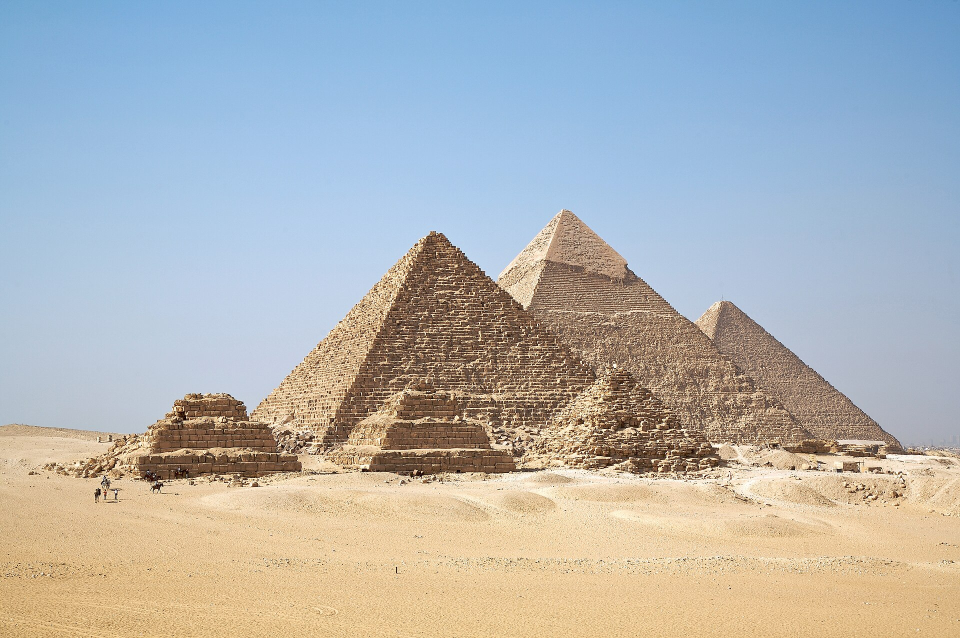
#> input picture episodes/01/media/03.jpg, 1920 x 1276 px, found by its file name (shown at 1/2 size); its folder holds 4 pictures in this run
$ python thumb.py
#> lines starting #> are read from the running program, lines starting #| are printed output that depends on the picture; after the words box and inside, x2 and y2 are one past the last pixel; in counts of white or black regions, pixels touching at a corner belong together
### tools/render_quiz.py
"""Quiz Rush Show — rendu d'un quiz long (16:9) et de shorts (9:16).
Usage: python3 tools/render_quiz.py episodes/01
Chaque question = 2 cartes PNG (question / réponse) + segment ffmpeg (chrono animé).
"""
import json, os, sys, subprocess, math, wave, struct, random
from PIL import Image, ImageDraw, ImageFont, ImageFilter, ImageOps

ROOT = os.path.dirname(os.path.dirname(os.path.abspath(__file__)))
FONT_B = os.path.join(ROOT, 'fonts', 'Montserrat[wght].ttf')
FONT_M = os.path.join(ROOT, 'fonts', 'Poppins-Medium.ttf')
FONT_BB = os.path.join(ROOT, 'fonts', 'Poppins-Bold.ttf')
NAVY = (11, 16, 38); YEL = (255, 210, 63); PINK = (255, 61, 127); GRN = (43, 217, 107)
RED = (255, 77, 90); BLUE = (90, 140, 255); WHITE = (255, 255, 255); GREY = (150, 160, 190)
CHIP = [YEL, PINK, GRN, BLUE]
LVLC = {'EASY': GRN, 'MEDIUM': BLUE, 'HARD': PINK, 'GENIUS': YEL}
FPS = 30


# [5 lines left out: function mont, not called in this run]


def pop(size): return ImageFont.truetype(FONT_M, size)
def popb(size): return ImageFont.truetype(FONT_BB, size)


def bg(w, h):
#> called with w = 1280, h = 720
    im = Image.new('RGB', (w, h), NAVY)
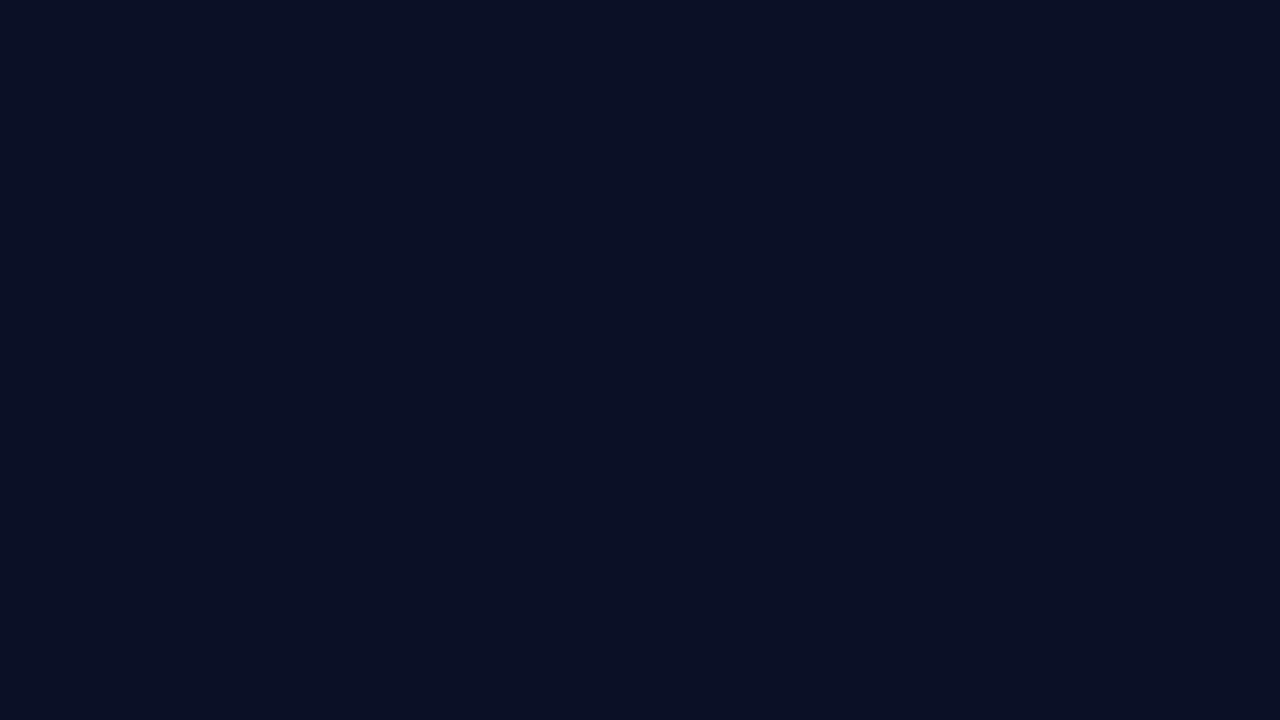
#> im: PIL image 1280x720 RGB; mean R, G, B 11, 16, 38
    glow = Image.new('RGB', (w, h), (0, 0, 0)); g = ImageDraw.Draw(glow)
#> after `glow = Image.new('RGB', (w, h), (0, 0, 0))`: glow: PIL image 1280x720 RGB; every value is 0
    g.ellipse([w * 0.55, -h * 0.4, w * 1.3, h * 0.9], fill=(120, 30, 90))
    g.ellipse([-w * 0.3, h * 0.3, w * 0.45, h * 1.5], fill=(20, 60, 140))
    glow = glow.filter(ImageFilter.GaussianBlur(min(w, h) * 0.18))
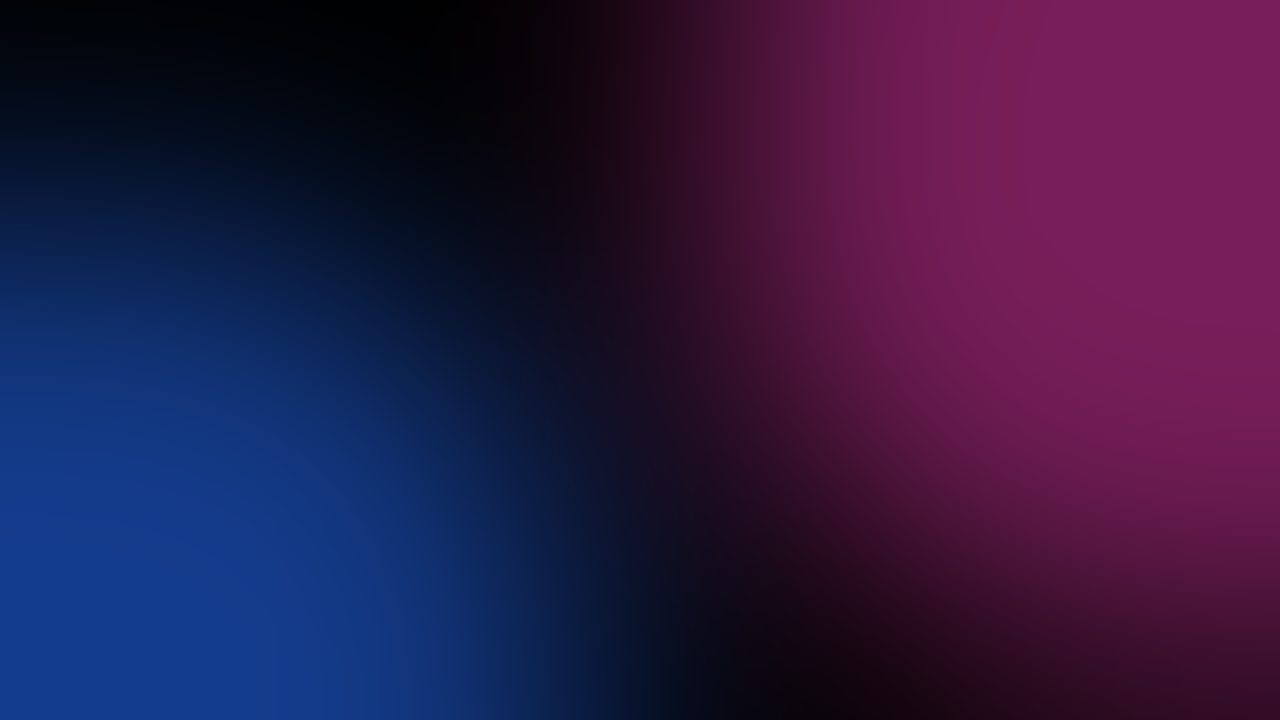
#> glow: PIL image 1280x720 RGB; mean R, G, B 46.6, 26.3, 68.2
    return Image.blend(im, glow, 0.55)
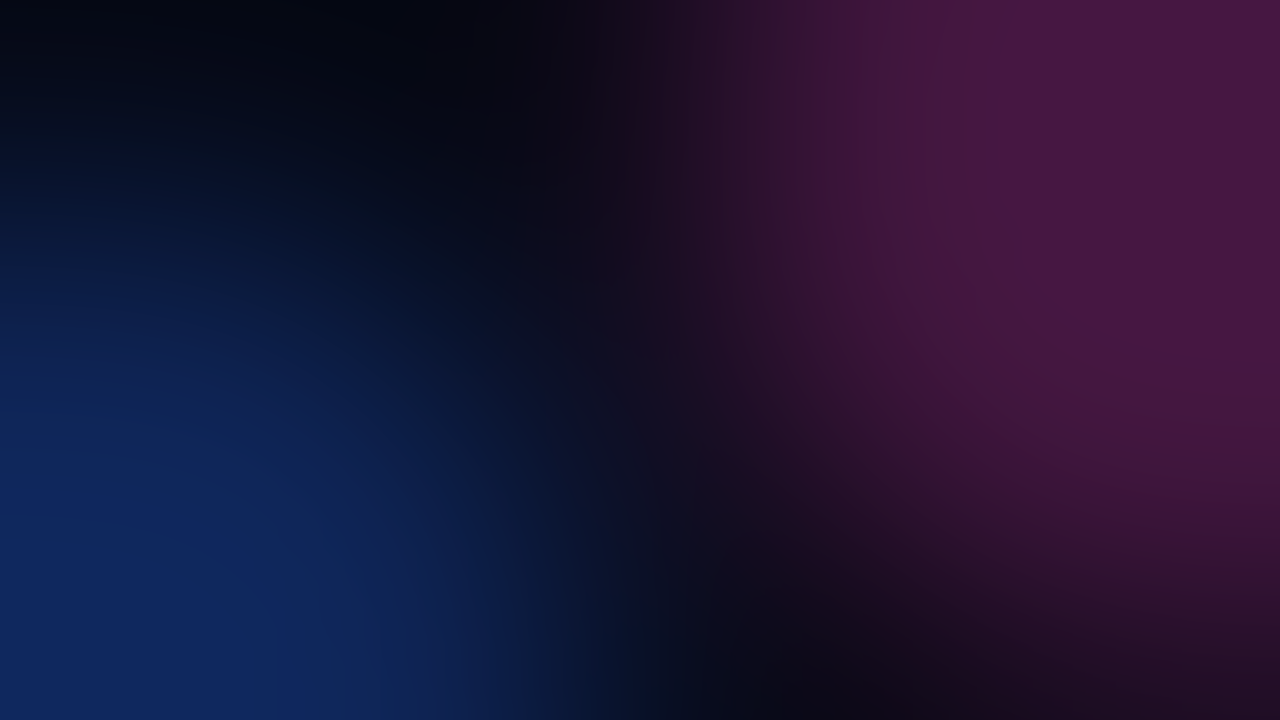
#> returned value: PIL image 1280x720 RGB; mean R, G, B 30.1, 21.2, 54.2


# [16 lines left out: functions wrap, fit_text, not called in this run]


def rounded_photo(path, w, h, r, hide=None, tiles=None, contain=False):
#> called with path = 'episodes/01/media/03.jpg', w = 300, h = 250, r = 22, contain = False
    im = Image.open(path).convert('RGB')
#> im is the input picture: PIL image 1920x1276 RGB; mean R, G, B 176.7, 179.9, 180.2
    for (a, b, c, e) in (hide or []):  # floute logos / noms qui donneraient la réponse
        W0, H0 = im.size; box = (int(a * W0), int(b * H0), int(c * W0), int(e * H0))
        im.paste(im.crop(box).filter(ImageFilter.GaussianBlur(max(12, W0 // 90))), box[:2])
    if isinstance(tiles, tuple) and tiles and tiles[0] == 'zoom':  # zoom avant : ('zoom', facteur, fx, fy)
        _, z, fx, fy = tiles; W0, H0 = im.size
        tw, th = W0 / z, H0 / z
        x0 = min(max(fx * W0 - tw / 2, 0), W0 - tw); y0 = min(max(fy * H0 - th / 2, 0), H0 - th)
        im = im.crop((int(x0), int(y0), int(x0 + tw), int(y0 + th))); tiles = None
    if contain:  # drapeaux : image entière sur fond sombre
        bgc = Image.new('RGB', (w, h), (18, 24, 52)); c = im.copy(); c.thumbnail((int(w * 0.9), int(h * 0.86)), Image.LANCZOS)
        bgc.paste(c, ((w - c.width) // 2, (h - c.height) // 2)); im = bgc
    else:
        im = ImageOps.fit(im, (w, h), Image.LANCZOS, centering=(0.5, 0.45))
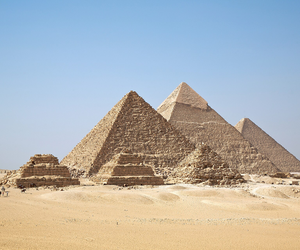
#> im: PIL image 300x250 RGB; mean R, G, B 177.2, 179, 178
    if tiles is not None: im = apply_tiles(im, tiles)
    m = Image.new('L', (w, h), 0); ImageDraw.Draw(m).rounded_rectangle([0, 0, w - 1, h - 1], r, fill=255)
#> after `m = Image.new('L', (w, h), 0)`: m: PIL image 300x250 L; every value is 0
#> after `ImageDraw.Draw(m).rounded_rectangle([0, 0, w - 1, h - 1], r, fill=255)`:
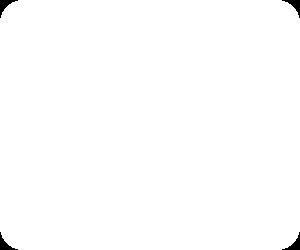
#> m: PIL image 300x250 L; 99.4% white; 4 black regions, box (x1, y1, x2, y2) and area: (0, 0, 18, 18) 111, (282, 0, 300, 18) 111, (0, 232, 18, 250) 111, (282, 232, 300, 250) 111
    return im, m


PCOLS, PROWS = 5, 4


# [13 lines left out: function apply_tiles, not called in this run]


def tile_order(seed):
    import random
    o = list(range(PCOLS * PROWS)); random.Random(seed).shuffle(o); return o


def bolt(d, cx, cy, s, fill):
    pts = [(0.15, -1), (-0.55, 0.12), (-0.02, 0.12), (-0.2, 1), (0.58, -0.18), (0.05, -0.18), (0.32, -1)]
    d.polygon([(cx + x * s, cy + y * s) for x, y in pts], fill=fill)


# [4 lines left out: function logo, not called in this run]


# ---------- 16:9 cards ----------
W, H = 1920, 1080
PH = (60, 150, 1040, 870)  # photo box x0,y0,x1,y1
TIMER_Y = 1010


# [49 lines left out: function card_169, not called in this run]


# ---------- 9:16 cards ----------
VW, VH = 1080, 1920


# Zone sûre Reels/Shorts (retour Alae 22/11) : rien d'important sous y=1500 ni à droite de x=960 en bas
# (nom de page, légende, boutons j'aime/partage cachaient l'option D et le chrono).
V_BAR_Y = 1462
V_CIRCLE = (948, 448, 58)  # cx, cy, r : compte à rebours dans le coin de la photo


# [35 lines left out: function card_916, not called in this run]


# ---------- audio ----------
SR = 48000


# [35 lines left out: functions tone, write_wav, make_sfx, make_music, not called in this run]


def run(cmd): subprocess.run(cmd, check=True)


# [126 lines left out: functions segment, audio_track, main, shorts, not called in this run]


# [2 lines that do not run on import are left out]


# ================= V2 : voix d'animateur =================
import numpy as np


# [42 lines left out: functions load_wav, to48, trim, voice_clips, segment_v2, not called in this run]


def still(png, dur, out):
    run(['ffmpeg', '-y', '-v', 'error', '-loop', '1', '-t', f'{dur:.3f}', '-framerate', str(FPS), '-i', png, '-vf', 'format=yuv420p', '-c:v', 'libx264', '-preset', 'veryfast', '-crf', '20', out])


def fr(x):  # arrondi à la frame pour que vidéo et audio restent calés
    return round(x * FPS) / FPS


# [86 lines left out: functions main_voice, segment_puz, puzzle_cards, not called in this run]

### tools/thumb.py
import sys; sys.path.insert(0,'tools'); from render_quiz import *
def thumb(ep, ids, l1, l2, out, tiles=None):
    im=bg(1280,720); d=ImageDraw.Draw(im)
    # 2x2 photos right
    pw,ph=300,250; x0,y0=640,70
    for k,i in enumerate(ids):
        p,m=rounded_photo(f'{ep}/media/{i:02d}.jpg',pw,ph,22,None,(tiles[k] if tiles else None))
        x=x0+(k%2)*(pw+16); y=y0+(k//2)*(ph+16)
        im.paste(p,(x,y),m)
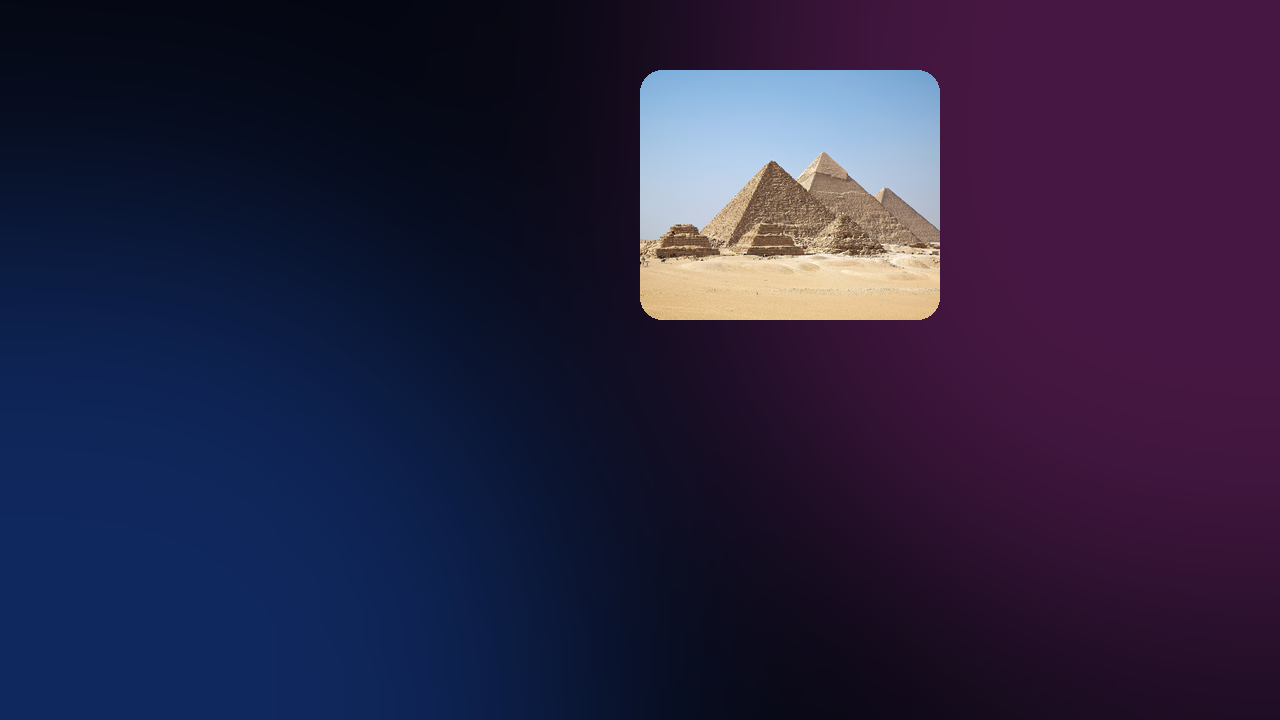
#> im: PIL image 1280x720 RGB; mean R, G, B 40.6, 34.2, 64.6
    d=ImageDraw.Draw(im)
    # question mark badge
    d.ellipse([890,250,1030,390],fill=PINK); f=mont(110); d.text((960-d.textlength('?',font=f)/2,252),'?',font=f,fill=WHITE)
    f1=mont(96); f2=mont(150)
    y=110
    for t,c,f in [(l1[0],WHITE,f1),(l1[1],WHITE,f1),(l2,YEL,f2)]:
        d.text((50,y),t,font=f,fill=c,stroke_width=4,stroke_fill=NAVY); y+=int(f.size*1.08)
    bolt(d,560,560,70,PINK)
    d.rounded_rectangle([50,600,420,670],18,fill=GRN); f3=mont(40); d.text((70,612),'EASY > GENIUS',font=f3,fill=NAVY)
    im.save(out,quality=92)
#> (the run stopped early here; a loop or call above may not have finished)
